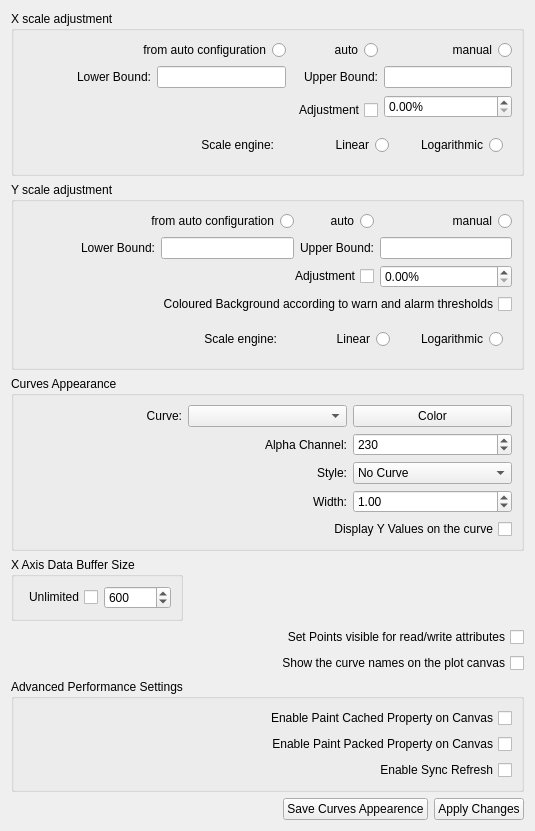
<?xml version="1.0" encoding="UTF-8"?>
<ui version="4.0">
 <class>EPlotConfigurationWidget</class>
 <widget class="QWidget" name="EPlotConfigurationWidget">
  <property name="geometry">
   <rect>
    <x>0</x>
    <y>0</y>
    <width>535</width>
    <height>829</height>
   </rect>
  </property>
  <property name="windowTitle">
   <string>Plot Configuration</string>
  </property>
  <layout class="QGridLayout" name="gridLayout_4">
   <item row="0" column="0" colspan="4">
    <widget class="QGroupBox" name="gbX">
     <property name="title">
      <string>X scale adjustment</string>
     </property>
     <layout class="QGridLayout" name="gridLayout">
      <item row="0" column="0" colspan="2">
       <widget class="QRadioButton" name="rbXAutoConf">
        <property name="layoutDirection">
         <enum>Qt::RightToLeft</enum>
        </property>
        <property name="text">
         <string>from auto configuration</string>
        </property>
       </widget>
      </item>
      <item row="0" column="2">
       <widget class="QRadioButton" name="rbXAuto">
        <property name="layoutDirection">
         <enum>Qt::RightToLeft</enum>
        </property>
        <property name="text">
         <string>auto</string>
        </property>
       </widget>
      </item>
      <item row="0" column="3">
       <widget class="QRadioButton" name="rbXManual">
        <property name="layoutDirection">
         <enum>Qt::RightToLeft</enum>
        </property>
        <property name="text">
         <string>manual</string>
        </property>
       </widget>
      </item>
      <item row="1" column="0">
       <widget class="QLabel" name="labelXLb">
        <property name="text">
         <string>Lower Bound:</string>
        </property>
        <property name="alignment">
         <set>Qt::AlignRight|Qt::AlignTrailing|Qt::AlignVCenter</set>
        </property>
       </widget>
      </item>
      <item row="1" column="1">
       <widget class="QLineEdit" name="xLowerBound"/>
      </item>
      <item row="1" column="2">
       <widget class="QLabel" name="labelXUb">
        <property name="text">
         <string>Upper Bound:</string>
        </property>
        <property name="alignment">
         <set>Qt::AlignRight|Qt::AlignTrailing|Qt::AlignVCenter</set>
        </property>
       </widget>
      </item>
      <item row="1" column="3">
       <widget class="QLineEdit" name="xUpperBound"/>
      </item>
      <item row="2" column="3" rowspan="2">
       <widget class="QDoubleSpinBox" name="xAutoscaleAdjustment">
        <property name="suffix">
         <string>%</string>
        </property>
       </widget>
      </item>
      <item row="4" column="0">
       <spacer name="horizontalSpacer_3">
        <property name="orientation">
         <enum>Qt::Horizontal</enum>
        </property>
        <property name="sizeHint" stdset="0">
         <size>
          <width>81</width>
          <height>26</height>
         </size>
        </property>
       </spacer>
      </item>
      <item row="4" column="1" colspan="3">
       <widget class="QWidget" name="widget_2" native="true">
        <layout class="QHBoxLayout" name="horizontalLayout_3">
         <item>
          <widget class="QLabel" name="label_2">
           <property name="text">
            <string>Scale engine:</string>
           </property>
           <property name="alignment">
            <set>Qt::AlignRight|Qt::AlignTrailing|Qt::AlignVCenter</set>
           </property>
          </widget>
         </item>
         <item>
          <widget class="QRadioButton" name="xAxisLinearScale">
           <property name="layoutDirection">
            <enum>Qt::RightToLeft</enum>
           </property>
           <property name="text">
            <string>Linear</string>
           </property>
          </widget>
         </item>
         <item>
          <widget class="QRadioButton" name="xAxisLogScale">
           <property name="layoutDirection">
            <enum>Qt::RightToLeft</enum>
           </property>
           <property name="text">
            <string>Logarithmic</string>
           </property>
          </widget>
         </item>
        </layout>
       </widget>
      </item>
      <item row="3" column="2">
       <widget class="QCheckBox" name="xAutoscaleAdjustEnabled">
        <property name="layoutDirection">
         <enum>Qt::RightToLeft</enum>
        </property>
        <property name="text">
         <string>Adjustment</string>
        </property>
       </widget>
      </item>
     </layout>
    </widget>
   </item>
   <item row="1" column="0" colspan="4">
    <widget class="QGroupBox" name="gbY">
     <property name="title">
      <string>Y scale adjustment</string>
     </property>
     <layout class="QGridLayout" name="gridLayout_2">
      <item row="0" column="0" colspan="2">
       <widget class="QRadioButton" name="rbYAutoConf">
        <property name="layoutDirection">
         <enum>Qt::RightToLeft</enum>
        </property>
        <property name="text">
         <string>from auto configuration</string>
        </property>
       </widget>
      </item>
      <item row="0" column="2">
       <widget class="QRadioButton" name="rbYAuto">
        <property name="layoutDirection">
         <enum>Qt::RightToLeft</enum>
        </property>
        <property name="text">
         <string>auto</string>
        </property>
       </widget>
      </item>
      <item row="0" column="3">
       <widget class="QRadioButton" name="rbYManual">
        <property name="layoutDirection">
         <enum>Qt::RightToLeft</enum>
        </property>
        <property name="text">
         <string>manual</string>
        </property>
       </widget>
      </item>
      <item row="1" column="0">
       <widget class="QLabel" name="labelYLb">
        <property name="text">
         <string>Lower Bound:</string>
        </property>
        <property name="alignment">
         <set>Qt::AlignRight|Qt::AlignTrailing|Qt::AlignVCenter</set>
        </property>
       </widget>
      </item>
      <item row="1" column="1">
       <widget class="QLineEdit" name="yLowerBound"/>
      </item>
      <item row="1" column="2">
       <widget class="QLabel" name="labelYUb">
        <property name="text">
         <string>Upper Bound:</string>
        </property>
        <property name="alignment">
         <set>Qt::AlignRight|Qt::AlignTrailing|Qt::AlignVCenter</set>
        </property>
       </widget>
      </item>
      <item row="1" column="3">
       <widget class="QLineEdit" name="yUpperBound"/>
      </item>
      <item row="3" column="1" colspan="2">
       <widget class="QCheckBox" name="yAutoscaleAdjustEnabled">
        <property name="layoutDirection">
         <enum>Qt::RightToLeft</enum>
        </property>
        <property name="text">
         <string>Adjustment</string>
        </property>
       </widget>
      </item>
      <item row="3" column="3">
       <widget class="QDoubleSpinBox" name="yAutoscaleAdjustment">
        <property name="suffix">
         <string>%</string>
        </property>
       </widget>
      </item>
      <item row="5" column="1" colspan="3">
       <widget class="QWidget" name="widget" native="true">
        <layout class="QHBoxLayout" name="horizontalLayout_2">
         <item>
          <widget class="QLabel" name="label_3">
           <property name="text">
            <string>Scale engine:</string>
           </property>
           <property name="alignment">
            <set>Qt::AlignRight|Qt::AlignTrailing|Qt::AlignVCenter</set>
           </property>
          </widget>
         </item>
         <item>
          <widget class="QRadioButton" name="yAxisLinearScale">
           <property name="layoutDirection">
            <enum>Qt::RightToLeft</enum>
           </property>
           <property name="text">
            <string>Linear</string>
           </property>
          </widget>
         </item>
         <item>
          <widget class="QRadioButton" name="yAxisLogScale">
           <property name="layoutDirection">
            <enum>Qt::RightToLeft</enum>
           </property>
           <property name="text">
            <string>Logarithmic</string>
           </property>
          </widget>
         </item>
        </layout>
       </widget>
      </item>
      <item row="5" column="0">
       <spacer name="horizontalSpacer_2">
        <property name="orientation">
         <enum>Qt::Horizontal</enum>
        </property>
        <property name="sizeHint" stdset="0">
         <size>
          <width>81</width>
          <height>26</height>
         </size>
        </property>
       </spacer>
      </item>
      <item row="4" column="0" colspan="4">
       <widget class="QCheckBox" name="colouredBackground">
        <property name="toolTip">
         <string>If the plot is reading an attribute, and the attribute
has been configured with minimum, maximum, warning
and alarm thresholds, then it is possible to colour 
the background of the plot according to those 
thresholds.</string>
        </property>
        <property name="layoutDirection">
         <enum>Qt::RightToLeft</enum>
        </property>
        <property name="text">
         <string>Coloured Background according to warn and alarm thresholds</string>
        </property>
       </widget>
      </item>
     </layout>
    </widget>
   </item>
   <item row="2" column="0" colspan="4">
    <widget class="QGroupBox" name="gboxAppearence">
     <property name="title">
      <string>Curves Appearance</string>
     </property>
     <layout class="QGridLayout" name="gridLayout_3">
      <item row="0" column="0">
       <widget class="QLabel" name="label">
        <property name="text">
         <string>Curve:</string>
        </property>
        <property name="alignment">
         <set>Qt::AlignRight|Qt::AlignTrailing|Qt::AlignVCenter</set>
        </property>
       </widget>
      </item>
      <item row="0" column="1">
       <widget class="QComboBox" name="cbCurves"/>
      </item>
      <item row="0" column="2">
       <widget class="QPushButton" name="curveColor">
        <property name="text">
         <string>Color</string>
        </property>
       </widget>
      </item>
      <item row="2" column="1">
       <widget class="QLabel" name="label_5">
        <property name="text">
         <string>Style:</string>
        </property>
        <property name="alignment">
         <set>Qt::AlignRight|Qt::AlignTrailing|Qt::AlignVCenter</set>
        </property>
       </widget>
      </item>
      <item row="2" column="2">
       <widget class="QComboBox" name="cbCurveStyle">
        <item>
         <property name="text">
          <string>No Curve</string>
         </property>
        </item>
        <item>
         <property name="text">
          <string>Lines</string>
         </property>
        </item>
        <item>
         <property name="text">
          <string>Sticks</string>
         </property>
        </item>
        <item>
         <property name="text">
          <string>Steps</string>
         </property>
        </item>
        <item>
         <property name="text">
          <string>Dots</string>
         </property>
        </item>
       </widget>
      </item>
      <item row="3" column="1">
       <widget class="QLabel" name="label_6">
        <property name="text">
         <string>Width:</string>
        </property>
        <property name="alignment">
         <set>Qt::AlignRight|Qt::AlignTrailing|Qt::AlignVCenter</set>
        </property>
       </widget>
      </item>
      <item row="3" column="2">
       <widget class="QDoubleSpinBox" name="sbCurveWidth">
        <property name="value">
         <double>1.000000000000000</double>
        </property>
       </widget>
      </item>
      <item row="1" column="1">
       <widget class="QLabel" name="label_4">
        <property name="text">
         <string>Alpha Channel:</string>
        </property>
        <property name="alignment">
         <set>Qt::AlignRight|Qt::AlignTrailing|Qt::AlignVCenter</set>
        </property>
       </widget>
      </item>
      <item row="1" column="2">
       <widget class="QSpinBox" name="sbAlpha">
        <property name="maximum">
         <number>255</number>
        </property>
        <property name="value">
         <number>230</number>
        </property>
       </widget>
      </item>
      <item row="4" column="1" colspan="2">
       <widget class="QCheckBox" name="cbshowYValuesEnabled">
        <property name="toolTip">
         <string>&lt;!DOCTYPE HTML PUBLIC &quot;-//W3C//DTD HTML 4.0//EN&quot; &quot;http://www.w3.org/TR/REC-html40/strict.dtd&quot;&gt;
&lt;html&gt;&lt;head&gt;&lt;meta name=&quot;qrichtext&quot; content=&quot;1&quot; /&gt;&lt;style type=&quot;text/css&quot;&gt;
p, li { white-space: pre-wrap; }
&lt;/style&gt;&lt;/head&gt;&lt;body style=&quot; font-family:'Sans'; font-size:9pt; font-weight:400; font-style:normal;&quot;&gt;
&lt;p align=&quot;justify&quot; style=&quot; margin-top:0px; margin-bottom:0px; margin-left:0px; margin-right:0px; -qt-block-indent:0; text-indent:0px;&quot;&gt;If this box is checked, then the associated curve will display the value of the Y coordinate beside the curve point. This might be useful when the curve represents&lt;/p&gt;
&lt;p align=&quot;justify&quot; style=&quot; margin-top:0px; margin-bottom:0px; margin-left:0px; margin-right:0px; -qt-block-indent:0; text-indent:0px;&quot;&gt;a little amount of data.&lt;/p&gt;&lt;/body&gt;&lt;/html&gt;</string>
        </property>
        <property name="layoutDirection">
         <enum>Qt::RightToLeft</enum>
        </property>
        <property name="text">
         <string>Display Y Values on the curve</string>
        </property>
       </widget>
      </item>
     </layout>
    </widget>
   </item>
   <item row="3" column="0">
    <widget class="QGroupBox" name="gbDataBufSize">
     <property name="toolTip">
      <string>Change the number of desired points on the X axis</string>
     </property>
     <property name="title">
      <string>X Axis Data Buffer Size</string>
     </property>
     <layout class="QHBoxLayout" name="horizontalLayout">
      <item>
       <widget class="QCheckBox" name="cbBufferUnlimited">
        <property name="toolTip">
         <string>Values are never removed from the X axis</string>
        </property>
        <property name="layoutDirection">
         <enum>Qt::RightToLeft</enum>
        </property>
        <property name="text">
         <string>Unlimited</string>
        </property>
       </widget>
      </item>
      <item>
       <widget class="QSpinBox" name="sbBufferSize">
        <property name="minimum">
         <number>5</number>
        </property>
        <property name="maximum">
         <number>999999999</number>
        </property>
        <property name="value">
         <number>600</number>
        </property>
       </widget>
      </item>
     </layout>
    </widget>
   </item>
   <item row="4" column="1" colspan="3">
    <widget class="QCheckBox" name="setPointEnabled">
     <property name="toolTip">
      <string>&lt;!DOCTYPE HTML PUBLIC &quot;-//W3C//DTD HTML 4.0//EN&quot; &quot;http://www.w3.org/TR/REC-html40/strict.dtd&quot;&gt;
&lt;html&gt;&lt;head&gt;&lt;meta name=&quot;qrichtext&quot; content=&quot;1&quot; /&gt;&lt;style type=&quot;text/css&quot;&gt;
p, li { white-space: pre-wrap; }
&lt;/style&gt;&lt;/head&gt;&lt;body style=&quot; font-family:'Sans Serif'; font-size:9pt; font-weight:400; font-style:normal;&quot;&gt;
&lt;p align=&quot;justify&quot; style=&quot; margin-top:0px; margin-bottom:0px; margin-left:0px; margin-right:0px; -qt-block-indent:0; text-indent:0px;&quot;&gt;If the plot is reading Tango READ WRITE attributes,&lt;/p&gt;
&lt;p align=&quot;justify&quot; style=&quot; margin-top:0px; margin-bottom:0px; margin-left:0px; margin-right:0px; -qt-block-indent:0; text-indent:0px;&quot;&gt;then you can toggle the &lt;span style=&quot; font-weight:600;&quot;&gt;set point&lt;/span&gt; visibility on or &lt;/p&gt;
&lt;p align=&quot;justify&quot; style=&quot; margin-top:0px; margin-bottom:0px; margin-left:0px; margin-right:0px; -qt-block-indent:0; text-indent:0px;&quot;&gt;off with this check box. This does not apply to READ&lt;/p&gt;
&lt;p align=&quot;justify&quot; style=&quot; margin-top:0px; margin-bottom:0px; margin-left:0px; margin-right:0px; -qt-block-indent:0; text-indent:0px;&quot;&gt;ONLY attributes or commands.&lt;/p&gt;
&lt;p align=&quot;justify&quot; style=&quot; margin-top:0px; margin-bottom:0px; margin-left:0px; margin-right:0px; -qt-block-indent:0; text-indent:0px;&quot;&gt;The changes have effect on the next replot.&lt;/p&gt;&lt;/body&gt;&lt;/html&gt;</string>
     </property>
     <property name="layoutDirection">
      <enum>Qt::RightToLeft</enum>
     </property>
     <property name="text">
      <string>Set Points visible for read/write attributes</string>
     </property>
    </widget>
   </item>
   <item row="5" column="1" colspan="3">
    <widget class="QCheckBox" name="titleOnCanvasEnabled">
     <property name="toolTip">
      <string>Shows the name of the curves on the plot canvas if the box is checked.</string>
     </property>
     <property name="layoutDirection">
      <enum>Qt::RightToLeft</enum>
     </property>
     <property name="text">
      <string>Show the curve names on the plot canvas</string>
     </property>
    </widget>
   </item>
   <item row="8" column="3">
    <widget class="QPushButton" name="pbApply">
     <property name="text">
      <string>Apply Changes</string>
     </property>
    </widget>
   </item>
   <item row="6" column="0" colspan="4">
    <widget class="QGroupBox" name="groupBox">
     <property name="title">
      <string>Advanced Performance Settings</string>
     </property>
     <layout class="QVBoxLayout" name="verticalLayout">
      <item>
       <widget class="QCheckBox" name="canvasPaintCached">
        <property name="toolTip">
         <string>This is an advanced option: you should not need to change this value.
It may affect plot performance.</string>
        </property>
        <property name="layoutDirection">
         <enum>Qt::RightToLeft</enum>
        </property>
        <property name="text">
         <string>Enable Paint Cached Property on Canvas</string>
        </property>
       </widget>
      </item>
      <item>
       <widget class="QCheckBox" name="canvasPaintPacked">
        <property name="toolTip">
         <string>This is an advanced option: you should not need to change this value.
It may affect plot performance.</string>
        </property>
        <property name="layoutDirection">
         <enum>Qt::RightToLeft</enum>
        </property>
        <property name="text">
         <string>Enable Paint Packed Property on Canvas</string>
        </property>
       </widget>
      </item>
      <item>
       <widget class="QCheckBox" name="syncRefresh">
        <property name="toolTip">
         <string>&lt;!DOCTYPE HTML PUBLIC &quot;-//W3C//DTD HTML 4.0//EN&quot; &quot;http://www.w3.org/TR/REC-html40/strict.dtd&quot;&gt;
&lt;html&gt;&lt;head&gt;&lt;meta name=&quot;qrichtext&quot; content=&quot;1&quot; /&gt;&lt;style type=&quot;text/css&quot;&gt;
p, li { white-space: pre-wrap; }
&lt;/style&gt;&lt;/head&gt;&lt;body style=&quot; font-family:'Sans'; font-size:7pt; font-weight:400; font-style:normal;&quot;&gt;
&lt;p align=&quot;justify&quot; style=&quot; margin-top:0px; margin-bottom:0px; margin-left:0px; margin-right:0px; -qt-block-indent:0; text-indent:0px;&quot;&gt;The refresh of the curves is performed on the trigger of a &lt;/p&gt;
&lt;p align=&quot;justify&quot; style=&quot; margin-top:0px; margin-bottom:0px; margin-left:0px; margin-right:0px; -qt-block-indent:0; text-indent:0px;&quot;&gt;timer. This improves performance for plots with more than&lt;/p&gt;
&lt;p align=&quot;justify&quot; style=&quot; margin-top:0px; margin-bottom:0px; margin-left:0px; margin-right:0px; -qt-block-indent:0; text-indent:0px;&quot;&gt;one curve and with high refresh rate or a big amount of points&lt;/p&gt;
&lt;p align=&quot;justify&quot; style=&quot; margin-top:0px; margin-bottom:0px; margin-left:0px; margin-right:0px; -qt-block-indent:0; text-indent:0px;&quot;&gt;on the curves.&lt;/p&gt;&lt;/body&gt;&lt;/html&gt;</string>
        </property>
        <property name="layoutDirection">
         <enum>Qt::RightToLeft</enum>
        </property>
        <property name="text">
         <string>Enable Sync Refresh</string>
        </property>
       </widget>
      </item>
     </layout>
    </widget>
   </item>
   <item row="8" column="2">
    <widget class="QPushButton" name="pbRememberAppearanceSettings">
     <property name="toolTip">
      <string>&lt;!DOCTYPE HTML PUBLIC &quot;-//W3C//DTD HTML 4.0//EN&quot; &quot;http://www.w3.org/TR/REC-html40/strict.dtd&quot;&gt;
&lt;html&gt;&lt;head&gt;&lt;meta name=&quot;qrichtext&quot; content=&quot;1&quot; /&gt;&lt;style type=&quot;text/css&quot;&gt;
p, li { white-space: pre-wrap; }
&lt;/style&gt;&lt;/head&gt;&lt;body style=&quot; font-family:'Sans'; font-size:9pt; font-weight:400; font-style:normal;&quot;&gt;
&lt;p style=&quot; margin-top:0px; margin-bottom:0px; margin-left:0px; margin-right:0px; -qt-block-indent:0; text-indent:0px;&quot;&gt;Clicking this button will save the &lt;span style=&quot; font-weight:600;&quot;&gt;Curves Appearance&lt;/span&gt; properties.&lt;/p&gt;
&lt;p style=&quot;-qt-paragraph-type:empty; margin-top:0px; margin-bottom:0px; margin-left:0px; margin-right:0px; -qt-block-indent:0; text-indent:0px;&quot;&gt;&lt;/p&gt;
&lt;p style=&quot; margin-top:0px; margin-bottom:0px; margin-left:0px; margin-right:0px; -qt-block-indent:0; text-indent:0px;&quot;&gt;&lt;span style=&quot; font-weight:600;&quot;&gt;Note:&lt;/span&gt;&lt;/p&gt;
&lt;p style=&quot; margin-top:0px; margin-bottom:0px; margin-left:0px; margin-right:0px; -qt-block-indent:0; text-indent:0px;&quot;&gt;the saved properties for the curves are:&lt;/p&gt;
&lt;p style=&quot; margin-top:0px; margin-bottom:0px; margin-left:0px; margin-right:0px; -qt-block-indent:0; text-indent:0px;&quot;&gt;- &lt;span style=&quot; font-weight:600;&quot;&gt;colour&lt;/span&gt; (included alpha channel);&lt;/p&gt;
&lt;p style=&quot; margin-top:0px; margin-bottom:0px; margin-left:0px; margin-right:0px; -qt-block-indent:0; text-indent:0px;&quot;&gt;- &lt;span style=&quot; font-weight:600;&quot;&gt;style&lt;/span&gt;&lt;/p&gt;
&lt;p style=&quot; margin-top:0px; margin-bottom:0px; margin-left:0px; margin-right:0px; -qt-block-indent:0; text-indent:0px;&quot;&gt;- &lt;span style=&quot; font-weight:600; font-style:italic;&quot;&gt;pen width&lt;/span&gt;&lt;/p&gt;
&lt;p style=&quot; margin-top:0px; margin-bottom:0px; margin-left:0px; margin-right:0px; -qt-block-indent:0; text-indent:0px;&quot;&gt;- the&lt;span style=&quot; font-weight:600;&quot;&gt; Display Y Values&lt;/span&gt;&lt;span style=&quot; font-style:italic;&quot;&gt; &lt;/span&gt;property.&lt;/p&gt;
&lt;p style=&quot;-qt-paragraph-type:empty; margin-top:0px; margin-bottom:0px; margin-left:0px; margin-right:0px; -qt-block-indent:0; text-indent:0px;&quot;&gt;&lt;/p&gt;
&lt;p style=&quot; margin-top:0px; margin-bottom:0px; margin-left:0px; margin-right:0px; -qt-block-indent:0; text-indent:0px;&quot;&gt;The configuration is saved in the user wide system settings.&lt;/p&gt;&lt;/body&gt;&lt;/html&gt;</string>
     </property>
     <property name="text">
      <string>Save Curves Appearence</string>
     </property>
    </widget>
   </item>
  </layout>
 </widget>
 <resources/>
 <connections/>
</ui>
